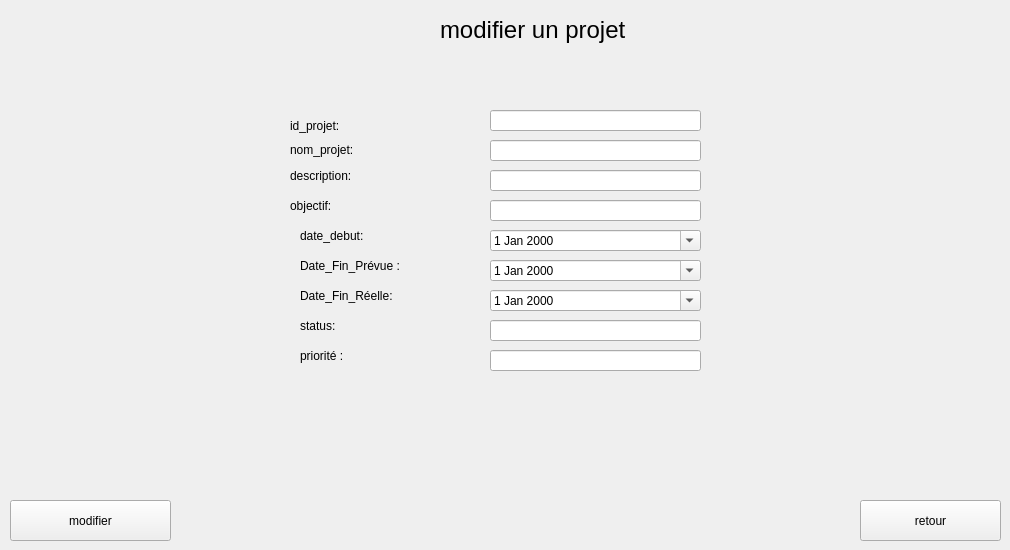
         <widget class="QWidget" name="page_21">
          <widget class="QDateEdit" name="DateTo_21">
           <property name="geometry">
            <rect>
             <x>490</x>
             <y>260</y>
             <width>211</width>
             <height>21</height>
            </rect>
           </property>
           <property name="calendarPopup">
            <bool>true</bool>
           </property>
          </widget>
          <widget class="QDateEdit" name="DateTo_22">
           <property name="geometry">
            <rect>
             <x>490</x>
             <y>290</y>
             <width>211</width>
             <height>21</height>
            </rect>
           </property>
           <property name="calendarPopup">
            <bool>true</bool>
           </property>
          </widget>
          <widget class="QLabel" name="LblTo_63">
           <property name="geometry">
            <rect>
             <x>290</x>
             <y>140</y>
             <width>171</width>
             <height>20</height>
            </rect>
           </property>
           <property name="text">
            <string>nom_projet:</string>
           </property>
          </widget>
          <widget class="QLineEdit" name="lineEdit_45">
           <property name="geometry">
            <rect>
             <x>490</x>
             <y>200</y>
             <width>211</width>
             <height>21</height>
            </rect>
           </property>
          </widget>
          <widget class="QPushButton" name="btnAjouter_9">
           <property name="geometry">
            <rect>
             <x>10</x>
             <y>500</y>
             <width>161</width>
             <height>41</height>
            </rect>
           </property>
           <property name="text">
            <string>modifier</string>
           </property>
          </widget>
          <widget class="QPushButton" name="btnRetour_6">
           <property name="geometry">
            <rect>
             <x>860</x>
             <y>500</y>
             <width>141</width>
             <height>41</height>
            </rect>
           </property>
           <property name="text">
            <string>retour</string>
           </property>
          </widget>
          <widget class="QLabel" name="LblTo_64">
           <property name="geometry">
            <rect>
             <x>290</x>
             <y>190</y>
             <width>201</width>
             <height>31</height>
            </rect>
           </property>
           <property name="text">
            <string>objectif:</string>
           </property>
          </widget>
          <widget class="QLineEdit" name="lineEdit_46">
           <property name="geometry">
            <rect>
             <x>490</x>
             <y>170</y>
             <width>211</width>
             <height>21</height>
            </rect>
           </property>
          </widget>
          <widget class="QLabel" name="LblTo_65">
           <property name="geometry">
            <rect>
             <x>290</x>
             <y>110</y>
             <width>201</width>
             <height>31</height>
            </rect>
           </property>
           <property name="text">
            <string>id_projet:</string>
           </property>
          </widget>
          <widget class="QLineEdit" name="lineEdit_49">
           <property name="geometry">
            <rect>
             <x>490</x>
             <y>110</y>
             <width>211</width>
             <height>21</height>
            </rect>
           </property>
          </widget>
          <widget class="QLabel" name="LblTo_66">
           <property name="geometry">
            <rect>
             <x>290</x>
             <y>160</y>
             <width>201</width>
             <height>31</height>
            </rect>
           </property>
           <property name="text">
            <string>description:</string>
           </property>
          </widget>
          <widget class="QLabel" name="LblTo_67">
           <property name="geometry">
            <rect>
             <x>300</x>
             <y>220</y>
             <width>201</width>
             <height>31</height>
            </rect>
           </property>
           <property name="text">
            <string>date_debut:</string>
           </property>
          </widget>
          <widget class="QLabel" name="LblTo_68">
           <property name="geometry">
            <rect>
             <x>300</x>
             <y>340</y>
             <width>201</width>
             <height>31</height>
            </rect>
           </property>
           <property name="text">
            <string>priorité :</string>
           </property>
          </widget>
          <widget class="QDateEdit" name="DateTo_23">
           <property name="geometry">
            <rect>
             <x>490</x>
             <y>230</y>
             <width>211</width>
             <height>21</height>
            </rect>
           </property>
           <property name="calendarPopup">
            <bool>true</bool>
           </property>
          </widget>
          <widget class="QLabel" name="label_12">
           <property name="geometry">
            <rect>
             <x>440</x>
             <y>0</y>
             <width>231</width>
             <height>61</height>
            </rect>
           </property>
           <property name="text">
            <string>&lt;html&gt;&lt;head/&gt;&lt;body&gt;&lt;p&gt;&lt;span style=&quot; font-size:18pt;&quot;&gt;modifier un projet&lt;/span&gt;&lt;/p&gt;&lt;/body&gt;&lt;/html&gt;</string>
           </property>
          </widget>
          <widget class="QLineEdit" name="lineEdit_50">
           <property name="geometry">
            <rect>
             <x>490</x>
             <y>140</y>
             <width>211</width>
             <height>21</height>
            </rect>
           </property>
          </widget>
          <widget class="QLineEdit" name="lineEdit_51">
           <property name="geometry">
            <rect>
             <x>490</x>
             <y>320</y>
             <width>211</width>
             <height>21</height>
            </rect>
           </property>
          </widget>
          <widget class="QLabel" name="LblTo_69">
           <property name="geometry">
            <rect>
             <x>300</x>
             <y>310</y>
             <width>201</width>
             <height>31</height>
            </rect>
           </property>
           <property name="text">
            <string>status:</string>
           </property>
          </widget>
          <widget class="QLabel" name="LblTo_70">
           <property name="geometry">
            <rect>
             <x>300</x>
             <y>280</y>
             <width>201</width>
             <height>31</height>
            </rect>
           </property>
           <property name="text">
            <string>Date_Fin_Réelle:</string>
           </property>
          </widget>
          <widget class="QLineEdit" name="lineEdit_52">
           <property name="geometry">
            <rect>
             <x>490</x>
             <y>350</y>
             <width>211</width>
             <height>21</height>
            </rect>
           </property>
          </widget>
          <widget class="QLabel" name="LblTo_71">
           <property name="geometry">
            <rect>
             <x>300</x>
             <y>250</y>
             <width>201</width>
             <height>31</height>
            </rect>
           </property>
           <property name="text">
            <string>Date_Fin_Prévue :</string>
           </property>
          </widget>
         </widget>
